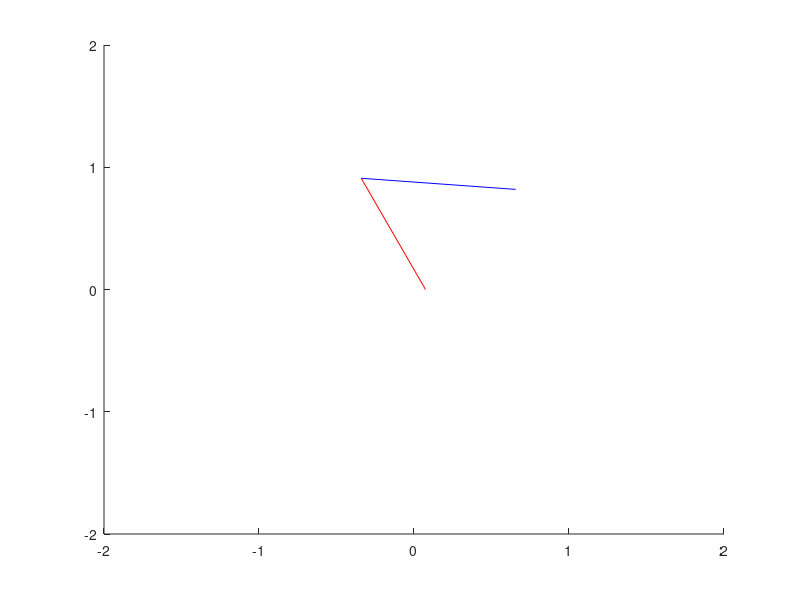
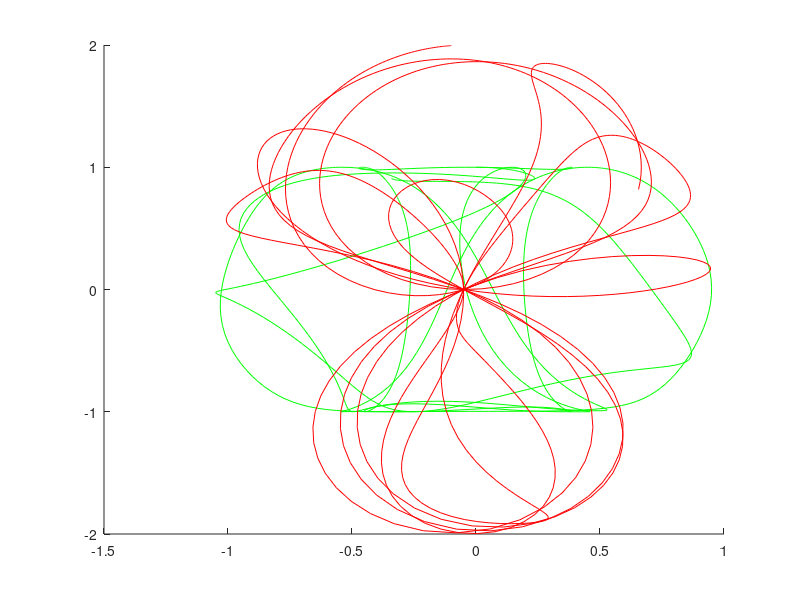
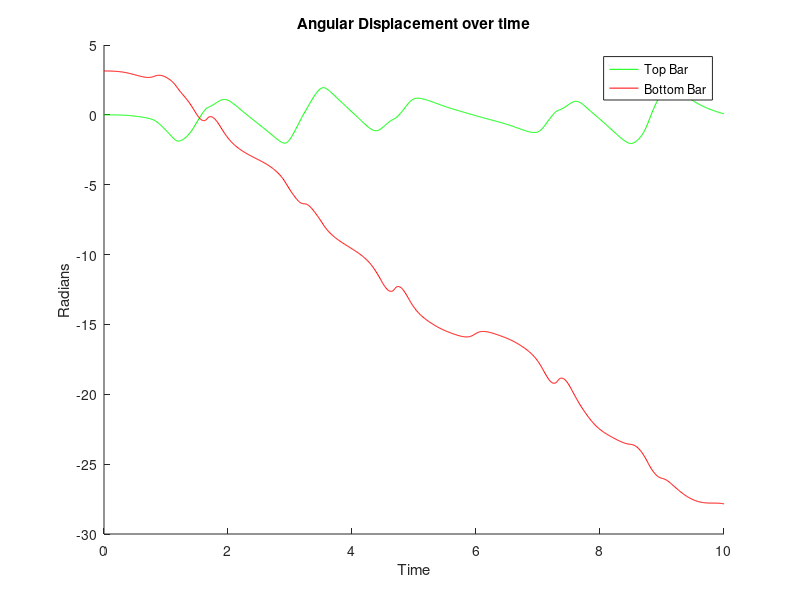

The MATLAB source for these figures, in order:
%Victoria Preston - Dynamics - Double Bar Pendulum

function double_bar_pendulum
clf;

%Parameters
g = 9.81;
m1 = 1;
m2 = 1;
mc = 1;
l1 = 1;
l2 = 1;
I1 = 1/3;
I1COM = 1/12*m1*l1^2;
I2 = 1/12;
I2COM = 1/12*m2*l2^2;

%Opening
xc = 0;
xcdot = 0;
theta1 = pi;
theta2 = pi+0.1;
theta1dot = 0;
theta2dot = 0;

states = [xc, theta1, theta2, xcdot, theta1dot, theta2dot, 0, 0, 0, 0];
time = 0:0.01:10;
options = odeset('RelTol', 1e-9, 'AbsTol', 1e-9);

[T,X] = ode45(@swing, time, states, options);
xcart = X(:,1);
yc = 0;

x1 = l1*sin(X(:,2))+xcart;
y1 = -l1*cos(X(:,2));

x2 = x1+l2*sin(X(:,3));
y2 = y1-l2*cos(X(:,3));


stuff = [xcart, x1, y1, x2, y2];
animate_func(T, stuff)

figure;
hold on;
plot(x1, y1, 'g-')
plot(x2, y2, 'r-')

figure;
hold on;
plot(T,X(:,1), 'g-')
plot(T, X(:,2), 'r-')
legend('Top Bar', 'Bottom Bar')
title('Angular Displacement over time')
xlabel('Time')
ylabel('Radians')

% figure;
% hold on;
% plot(T,X(:,3), 'g-')
% plot(T, X(:,4), 'r-')
% legend('Top Bar', 'Bottom Bar')
% title('Angular Velocity over time')
% xlabel('Time')
% ylabel('Radians/second')
% 
% for j = 1:length(T)-1
% theta1ddot(j) = (X(j+1,3)-X(j,3))/(T(j+1)-T(j));
% theta2ddot(j) = (X(j+1,4)-X(j,4))/(T(j+1)-T(j));
% t(j) = T(j);
% end
% 
% figure;
% hold on;
% plot(t,theta1ddot, 'g-')
% plot(t, theta2ddot, 'r-')
% legend('Top Bar', 'Bottom Bar')
% title('Angular Acceleration over time')
% xlabel('Time')
% ylabel('Radians per second squared')
% 
% kinetic = 0.5*I1COM*(X(:,3).^2) + 0.5*I2COM*X(:,4).^2 + 0.5*m1*(x1dot.^2 + y1dot.^2) + 0.5*m2*(x2dot.^2 + y2dot.^2);
% potential = m1*g*(-l1/2*cos(X(:,1))) + m2*g*(-l1*cos(X(:,1))-l2/2*cos(X(:,2)));
% total = kinetic+potential;
% 
% figure;
% hold on;
% plot(T,kinetic, 'g-')
% plot(T, potential, 'r-')
% plot(T, total, 'k-')
% legend('Kinetic', 'Potential', 'Total')
% title('Energy over time')
% xlabel('Time')
% ylabel('Energy')
% 
% figure;
% hold on;
% plot(T, X(:,5), 'b-')
% plot(T, X(:,6), 'm-')
% plot(T, X(:,7), 'k-')
% plot(T, X(:,8), 'r-')
% legend('Ax', 'Ay', 'Ox', 'Oy')
% xlabel('Time')
% ylabel('Force, N')

function states = swing(T,Z)
    x_pos = Z(1);
    t1 = Z(2);
    t2 = Z(3);
    x_vel = Z(4);
    td1 = Z(5);
    td2 = Z(6);
    
    M = [0 I1 0 -l1*cos(t1) l1*sin(t1) 0 0; 
        0 0 I2 -l2/2*cos(t2) l2/2*sin(t2) 0 0; 
        0 -m2*l1*cos(t1) -m2*l2/2*cos(t2) -1 0 0 0; 
        0 m2*l1*sin(t1) m2*l2/2*sin(t2) 0 -1 0 0; 
        0 -m1*l1/2*cos(t1) 0 1 0 1 0; 
        0 0 -m1*l1/2*sin(t1) 0 1 0 1; 
        -1 0 0 0 0 -1/mc 0];
    
    b = [(-l1/2*m1*g*sin(t1)); 
        0; 
        (-m1*l1*td1^2*sin(t1) -  m2*l2/2*td2^2*sin(t2)); 
        (-m2*g - m2*l1*td1^2*cos(t1) - m2*l2/2*td2^2*cos(t2)); 
        (-m1*l1/2*td1^2*sin(t1)); 
        (m1*g + m1*l1/2*td1^2*cos(t1));
        0];
    
    solver = M\b;
    states = [x_vel; td1; td2; solver];

end

function animate_func(T,M)
    
for i=1:length(T)
clf;
X1 = [M(i,1), M(i,2)];
Y1 = [0, M(i,3)];
X2 = [M(i,2), M(i,4)];
Y2 = [M(i,3), M(i,5)];
axis([-2 2 -2 2]);
hold on;
draw_func(X1, Y1, X2, Y2);
drawnow;
end
end

function draw_func(x1, y1, x2, y2)
plot(x1, y1, 'r-');
plot(x2, y2, 'b-');
end


end

